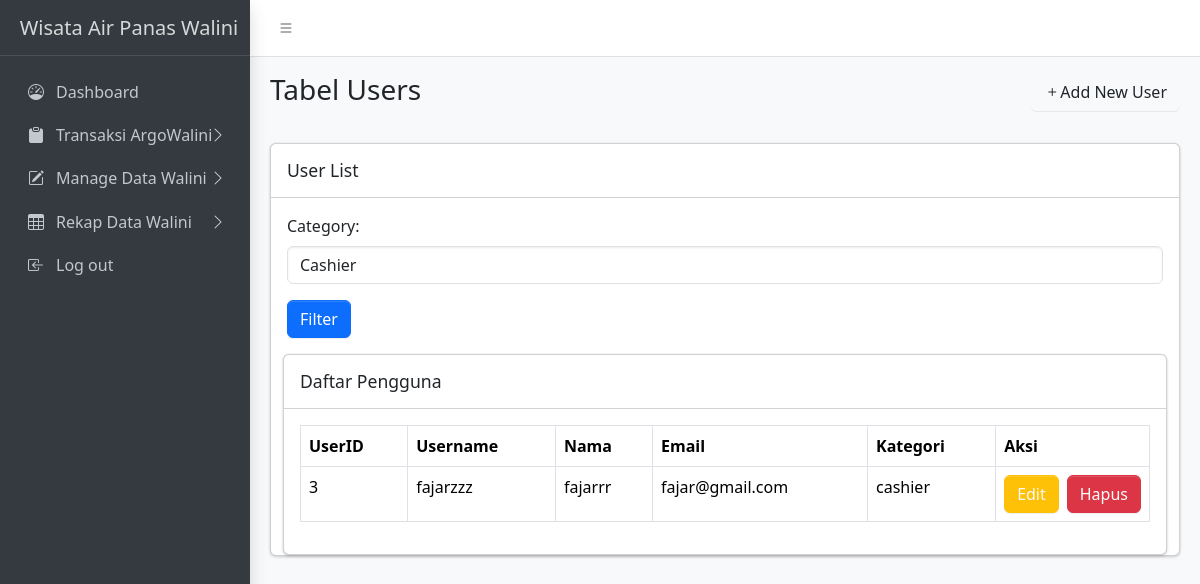
Before: /admin/user/user.php?kategori=cashier with the older database file.
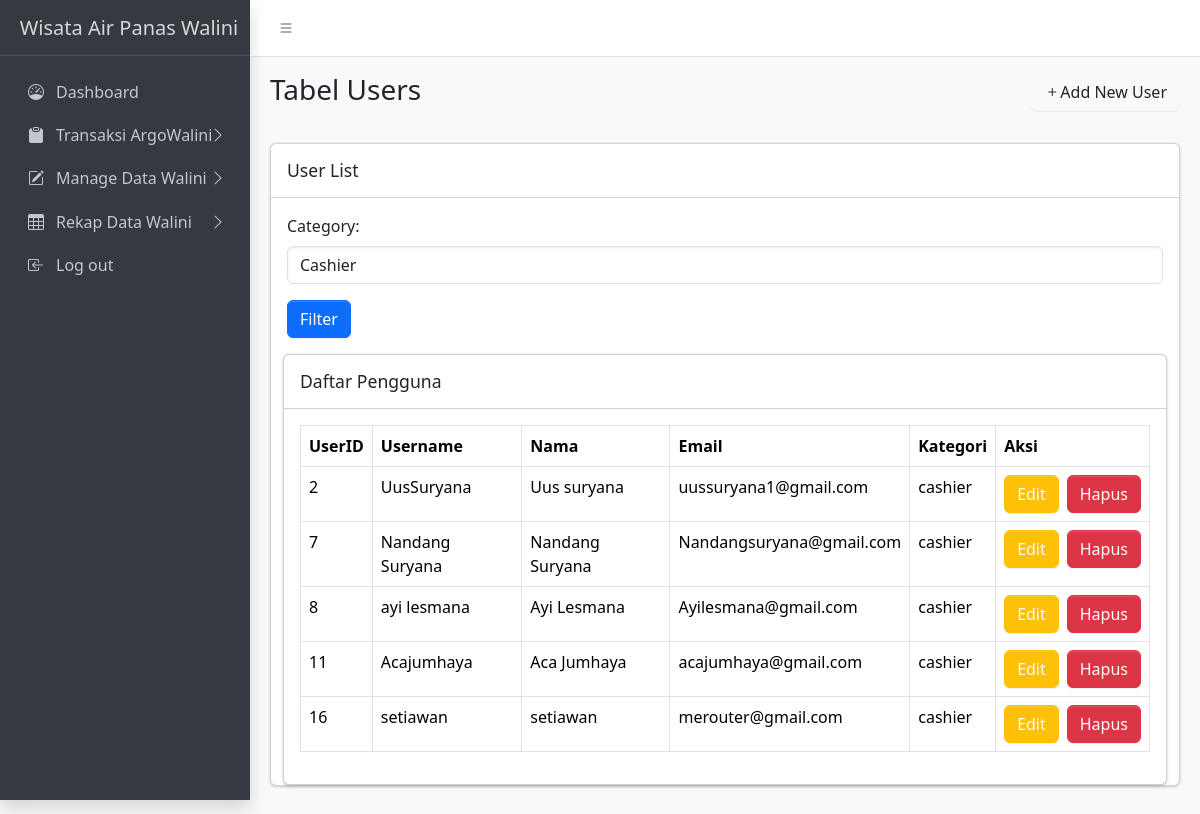
After: the same page with the newer database file.
### tables this page shows
CREATE TABLE `users` (
  `id` int(11) NOT NULL,
  `name` varchar(100) NOT NULL,
  `username` varchar(50) NOT NULL,
  `email` varchar(100) NOT NULL,
  `kategori_user` enum('cashier','manager','administrator','officer','monitoring') NOT NULL,
  `password` varchar(255) NOT NULL,
  `created_at` timestamp NOT NULL DEFAULT current_timestamp()
);

### admin/user/user.php (the view, shortened to what this page needs)
<?php
require '../../includes/db_connect.php';
$kategori = isset($_GET['kategori']) ? $_GET['kategori'] : '';
if ($kategori && $kategori !== '') {
    $sql = "SELECT id, name, username, email, kategori_user FROM users WHERE kategori_user = ?";
    $stmt = $conn->prepare($sql);
    $stmt->bind_param("s", $kategori);
    $stmt->execute();
    $result = $stmt->get_result();
} else {
    $sql = "SELECT id, name, username, email, kategori_user FROM users";
    $result = $conn->query($sql);
}
?>
<!DOCTYPE html>
<html lang="en">
<head>
    <link rel="stylesheet" href="https://cdn.jsdelivr.net/npm/@fontsource/source-sans-3@5.0.12/index.css">
    <link rel="stylesheet" href="https://cdn.jsdelivr.net/npm/overlayscrollbars@2.3.0/styles/overlayscrollbars.min.css">
    <link rel="stylesheet" href="https://cdn.jsdelivr.net/npm/bootstrap-icons@1.11.0/font/bootstrap-icons.min.css">
    <link rel="stylesheet" href="../../assets/css/adminlte.css">
    <link rel="stylesheet" href="https://cdn.jsdelivr.net/npm/apexcharts@3.37.1/dist/apexcharts.css">
    <link rel="stylesheet" href="https://cdn.jsdelivr.net/npm/jsvectormap@1.5.3/dist/css/jsvectormap.min.css">
</head>
<body class="layout-fixed sidebar-expand-lg bg-body-tertiary">
    <div class="app-wrapper">
        <nav class="app-header navbar navbar-expand bg-body">
            <div class="container-fluid">
                <ul class="navbar-nav">
                    <li class="nav-item"> <a class="nav-link" data-lte-toggle="sidebar" href="#" role="button"> <i class="bi bi-list"></i> </a> </li>
                </ul>
            </div>
        </nav>
        <aside class="app-sidebar bg-body-secondary shadow" data-bs-theme="dark">
            <div class="sidebar-brand"> <a href="./index.html" class="brand-link"> <span class="brand-text fw-light">Wisata Air Panas Walini</span> </a> </div>
            <div class="sidebar-wrapper">
                <nav class="mt-2">
                    <ul class="nav sidebar-menu flex-column" data-lte-toggle="treeview" role="menu" data-accordion="false">
                        <li class="nav-item">
                            <a href="./index.html" class="nav-link" role="menuitem">
                                <i class="nav-icon bi bi-speedometer"></i>
                                <p>Dashboard</p>
                            </a>
                        </li>
                        <li class="nav-item">
                            <a href="#" class="nav-link" role="menuitem">
                                <i class="nav-icon bi bi-clipboard-fill"></i>
                                <p>Transaksi ArgoWalini
                                    <i class="nav-arrow bi bi-chevron-right"></i>
                                </p>
                            </a>
                        </li>
                        <li class="nav-item">
                            <a href="#" class="nav-link" role="menuitem">
                                <i class="nav-icon bi bi-pencil-square"></i>
                                <p>Manage Data Walini
                                </p>
                            </a>
                        </li>
                        <li class="nav-item">
                            <a href="#" class="nav-link" role="menuitem">
                                <i class="nav-icon bi bi-table"></i>
                                <p>Rekap Data Walini
                                </p>
                            </a>
                        </li>
                        <li class="nav-item">
                            <a href="./docs/introduction.html" class="nav-link" role="menuitem">
                                <i class="nav-icon bi bi-box-arrow-in-left"></i>
                                <p>Log out</p>
                            </a>
                        </li>
                    </ul>
                </nav>
            </div>
        </aside>
        <main class="app-main">
            <div class="app-content-header">
                <div class="container-fluid">
                    <div class="row">
                        <div class="col-sm-6">
                            <h3 class="mb-0">Tabel Users</h3>
                        </div>
                        <div class="col-sm-6 text-end">
                            <button class="btn btn-custom mb-3" data-bs-toggle="modal" data-bs-target="#addUserModal"><i class="bi bi-plus"></i>Add New User</button>
                        </div>
                    </div>
                </div>
            </div>
            <div class="app-content">
                <div class="container-fluid">
                    <div class="row">
                        <div class="col-md-12">
                            <div class="card mb-4">
                                <div class="card-header">
                                    <h3 class="card-title">User List</h3>
                                </div>
                                <div class="card-body">
                                    <form class="row g-3">
                                        <div class="col-12">
                                            <label for="filterCategory" class="form-label">Category:</label>
                                            <select name="kategori" id="filterkategori" class="form-control">
                                                <option value="cashier" <?= $kategori === 'cashier' ? 'selected' : '' ?>>Cashier</option>
                                            </select>
                                        </div>
                                        <div class="col-md-4 align-self-end">
                                        <button type="submit" class="btn btn-primary">Filter</button>
                                    </div>
                                    </form>
                                </div>
                                <div class="container-fluid">
                                    <div class="card">
                                        <div class="card-header">
                                            <h3 class="card-title">Daftar Pengguna</h3>
                                        </div>
                                        <div class="card-body">
                                            <div class="table-responsive">
                                                <table class="table table-bordered">
                                                    <thead>
                                                        <tr>
                                                            <th>UserID</th>
                                                            <th>Username</th>
                                                            <th>Nama</th>
                                                            <th>Email</th>
                                                            <th>Kategori</th>
                                                            <th style="width: 150px">Aksi</th>
                                                        </tr>
                                                    </thead>
                                                    <tbody>
                                                        <?php if (mysqli_num_rows($result) > 0): ?>
                                                            <?php while ($row = mysqli_fetch_assoc($result)): ?>
                                                                <tr>
                                                                    <td><?= htmlspecialchars($row['id']); ?></td>
                                                                    <td><?= htmlspecialchars($row['username']); ?></td>
                                                                    <td><?= htmlspecialchars($row['name']); ?></td>
                                                                    <td><?= isset($row['email']) ? htmlspecialchars($row['email']) : 'Tidak Ada Data'; ?></td>
                                                                    <td><?= isset($row['kategori_user']) ? htmlspecialchars($row['kategori_user']) : 'Tidak Ada Data'; ?></td>
                                                                    <td>
                                                                        <div class="d-flex gap-2">
                                                                           <a href="#" class="btn btn-warning text-light" data-bs-toggle="modal" data-bs-target="#editUserModal">Edit</a>
                                                                           <a href="#" class="btn btn-danger" data-bs-toggle="modal" data-bs-target="#deleteUserModal"
                                                                                onclick="setDeleteUserId(<?= htmlspecialchars($row['id']); ?>)">Hapus</a>
                                                                        </div>
                                                                    </td>
                                                                </tr>
                                                            <?php endwhile; ?>
                                                        <?php else: ?>
                                                            <tr>
                                                                <td colspan="5" class="text-center">Tidak ada data pengguna.</td>
                                                            </tr>
                                                        <?php endif; ?>
                                                    </tbody>
                                                </table>
                                            </div>
                                        </div>
                                    </div>
                                </div>
                            </div>
                        </div>
                    </div>
                </div>
            </div>
        </main>
    </div>
</body>
</html>

Changed rows visible on the page:
no longer on this page (row edited): users: id "3", username "fajarzzz", name "fajarrr", email "fajar@gmail.com", kategori_user "cashier"
now on this page (row edited): users: id "2", username "UusSuryana", name "Uus suryana", email "uussuryana1@gmail.com", kategori_user "cashier"
added users: id "7", username "Nandang Suryana", name "Nandang Suryana", email "Nandangsuryana@gmail.com", kategori_user "cashier"
added users: id "8", username "ayi lesmana", name "Ayi Lesmana", email "Ayilesmana@gmail.com", kategori_user "cashier"
added users: id "11", username "Acajumhaya", name "Aca Jumhaya", email "acajumhaya@gmail.com", kategori_user "cashier"
added users: id "16", username "setiawan", name "setiawan", email "merouter@gmail.com", kategori_user "cashier"
